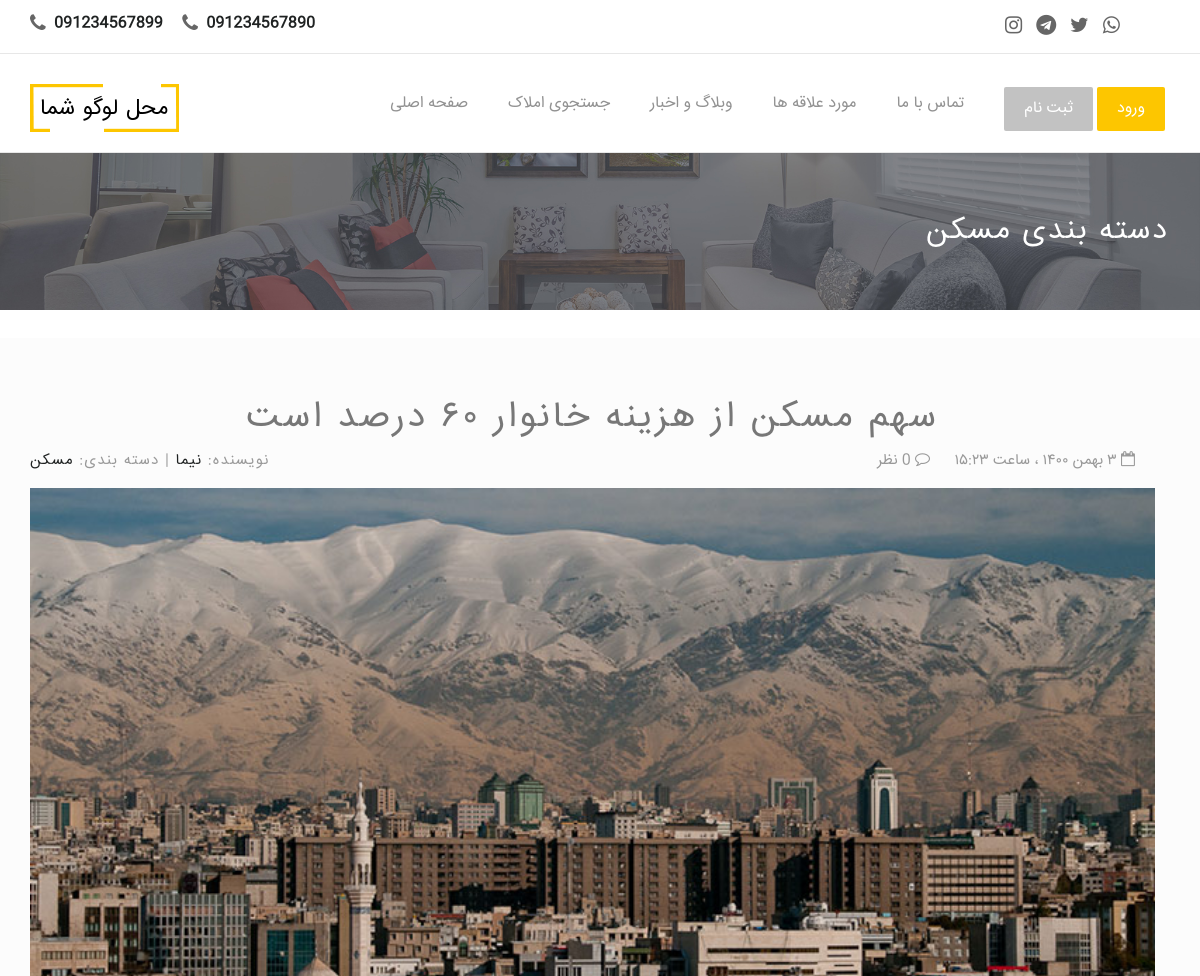
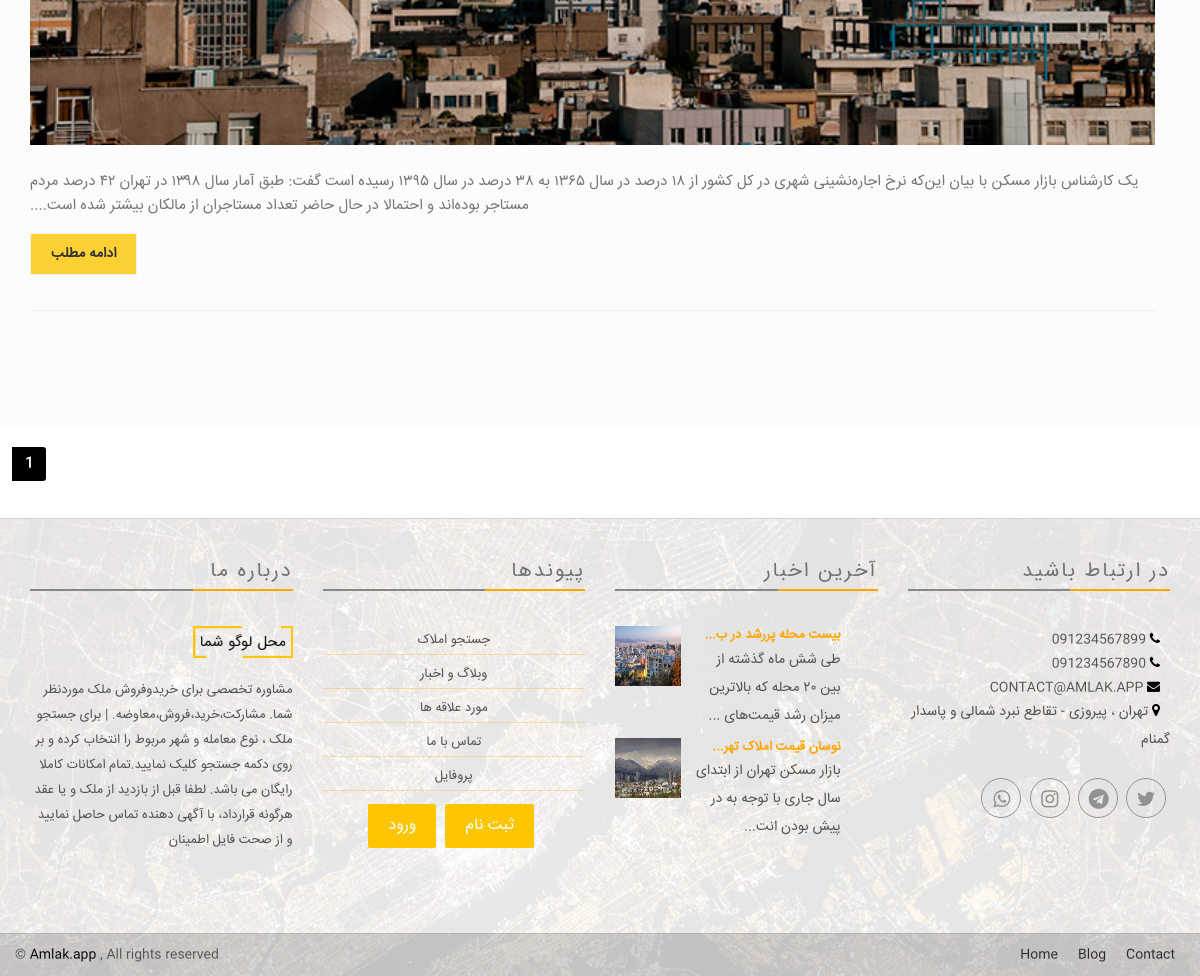
The app's page /blog/category/maskan/ with its own data (2 pictures, top to bottom).
### app/models.py (models this page shows, shortened)
class Settings(models.Model):
  title = models.CharField(max_length=100, verbose_name = "عنوان")
  title_below = models.CharField(max_length=300 , null=True, blank=True , verbose_name = "متن زیر عنوان")
  introduction_text = models.TextField(max_length=2000 , null=True, blank=True , verbose_name = "متن معرفی" )
  contact_page_text = models.TextField(max_length=2000 , null=True, blank=True , verbose_name = "متن صفحه تماس با ما")
  experts_number = models.IntegerField(default='1', verbose_name = "تعداد کارشناسان")
  email = models.EmailField(max_length=200 , null=True , blank=True , verbose_name = "ایمیل")
  address = models.CharField(max_length=300 , null=True , blank=True , verbose_name = "آدرس")
  phone1 = models.CharField(max_length=20 , null=True , blank=True , verbose_name = "تلفن ۱")
  phone2 = models.CharField(max_length=20 , null=True , blank=True , verbose_name = "تلفن ۲")
  whatsapp_number = models.CharField(max_length=20 , null=True , blank=True , verbose_name = "شماره واتساپ")
  instagram = models.URLField(max_length=500, null=True, blank=True, verbose_name = "لینک اینستاگرام")
  telegram = models.URLField(max_length=500, null=True, blank=True, verbose_name = "لینک تلگرام")
  twitter = models.URLField(max_length=500, null=True, blank=True, verbose_name = "لینک توییتر")
  whatsapp = models.URLField(max_length=500, null=True, blank=True, verbose_name = "لینک واتس اپ")
  lat_long = models.CharField(max_length=50 , null=True , blank=True , verbose_name = "lat & long")
  logo = models.ImageField(default='logo.png', upload_to='logo', null=True, blank=True, verbose_name = "لوگو")
  header_image = models.ImageField(default='header.png', upload_to='header', null=True, blank=True, verbose_name = "تصویر سربرگ (header)")
  class Meta:
      verbose_name = "تنظیمات"
      verbose_name_plural = "تنظیمات"

### blogApp/models.py (models this page shows, shortened)
class Categories(models.Model):
    categoryname = models.CharField(max_length=255)
    slug = models.CharField(max_length=255, verbose_name="نشانی پیوند (link)")
    def __str__(self):
        return self.categoryname
    class Meta:
      verbose_name = "دسته بندی"
      verbose_name_plural = "دسته بندی ها"

class Post(models.Model):
    title = models.CharField(max_length=255, verbose_name="عنوان")
    slug = models.SlugField(max_length=255, null=True, blank=True, verbose_name="نشانی پیوند (link)")
    author = models.ForeignKey(User, on_delete=models.CASCADE, verbose_name="نویسنده")
    img = models.ImageField(upload_to='blog', null=True, verbose_name="تصویر")
    body = RichTextField(blank=False, null=True, verbose_name="متن")
    comments = models.ManyToManyField(PostComment, blank=True, verbose_name="نظرات")
    post_date = models.DateTimeField(auto_now_add=True)
    category = models.ForeignKey(Categories, null=True, on_delete=models.PROTECT, related_name='category_set', verbose_name="دسته بندی")
    def j_post_date(self):
        return jalali_converter(self.post_date)
    class Meta:
      verbose_name = "پست"
      verbose_name_plural = "پست ها"

### blogApp/views.py (the view)
# urls.py: path('category/<slug>/', views.CategoryView, name="category"),
def CategoryView(request, slug):
    category = get_object_or_404(models.Categories, slug=slug)
    if Categories.objects.filter(slug=slug).exists():
        category_posts = Post.objects.filter(category=category).order_by('-post_date')
        cat_list = Categories.objects.all()
        latestpost_list = Post.objects.all().order_by('-post_date')[:3]
        paginator = Paginator(category_posts, 2)
        page = request.GET.get('page')
        category_posts = paginator.get_page(page)
        return render(request, 'category_list.html', {'cats':category, 'category_posts':category_posts, 'cat_list': cat_list, 'latestpost_list':latestpost_list})
    else:
        raise Http404

### templates/category_list.html (shortened to what this page needs)
{% extends 'base.html' %}
{% block content %}
<div style="background:#494C53 url({{ settings.header_image.url }}) no-repeat scroll center top / cover; color:#FFF; position: relative; min-height: 140px; ">
    <div class="container">
        <div class="row" dir="rtl" align="right">
            <div class="page-head-content">
                <h1 class="page-title"> دسته بندی {{cats}}  </h1>
            </div>
        </div>
    </div>
</div>
<br>
<div class="content-area blog-page padding-top-40" style="background-color: #FCFCFC; padding-bottom: 55px;">
    <div class="container">
        <div class="row">
            <div class="blog-lst col-md-12 pl0">
               {% for post in category_posts %}
                <section class="post">
                    <div class="text-center padding-b-50">
                        <h2 class="wow fadeInLeft animated" dir="rtl"> {{post.title}} </h2>
                    </div>
                    <div class="row">
                        <div class="col-sm-6">
                            <p class="author-category">
                                نویسنده:  <a href="#"> {{post.author.first_name}} </a> |
                                دسته بندی:  <a href="#"> {{post.category}} </a>
                            </p>
                        </div>
                        <div class="col-sm-6 right">
                            <p class="date-comments" dir="rtl">
                                <a href="#"><i class="fa fa-calendar-o"></i> {{post.j_post_date }} </a>
                                <a href="#"><i class="fa fa-comment-o"></i> {{ post.comments.all.count }} نظر</a>
                            </p>
                        </div>
                    </div>
                    <div class="image wow fadeInLeft animated">
                        <a href="single.html">
                            <img src="{{post.img.url}}" class="img-responsive" alt="Example blog post alt">
                        </a>
                    </div>
                    <div dir="rtl" align="right">
                      <p class="intro"> {{post.body | slice:':250' | safe}}... </p>
                    </div>
                    <p dir="rtl" align="left">
                        <a href="{% url 'blog-detail' post.slug %}" class="btn btn-default btn-border"> ادامه مطلب </a>
                    </p>
                    <hr>
                </section>
               {% endfor %}
            </div>
        </div>
    </div>
</div>
<nav aria-label="...">
  <ul class="pagination">
    {% for num in category_posts.paginator.page_range %}
      {% if num == category_posts.number %}
        <li class="page-item active"><a class="page-link" style="color:#ffffff; background-color: black; border-color: black;" href="?page={{num}}">{{num}}</a></li>
      {% elif num > category_posts.number|add:'-2' and num < category_posts.number|add:'2' %}
        <li class="page-item"><a class="page-link" style="color:black" href="?page={{num}}">{{num}}</a></li>
      {% endif %}
    {% endfor %}
  </ul>
</nav>
{% endblock %}

### templates/base.html (shortened to what this page needs)
{% load static %}
{% load bootstrap %}
<!DOCTYPE html>
<html class="no-js">
<head>
  <link rel="stylesheet" href="{% static 'assets/css/normalize.css' %}">
  <link rel="stylesheet" href="{% static 'assets/css/font-awesome.min.css' %}">
  <link rel="stylesheet" href="{% static 'assets/css/fontello.css">
  <link href="{% static 'assets/fonts/icon-7-stroke/css/pe-icon-7-stroke.css' %}" rel="stylesheet">
  <link href="{% static 'assets/fonts/icon-7-stroke/css/helper.css' %}" rel="stylesheet">
  <link href="{% static 'assets/css/animate.css' %}" rel="stylesheet" media="screen">
  <link rel="stylesheet" href="{% static 'assets/css/bootstrap-select.min.css' %}">
  <link rel="stylesheet" href="{% static 'bootstrap/css/bootstrap.min.css' %}">
  <link rel="stylesheet" href="{% static 'assets/css/icheck.min_all.css' %}">
  <link rel="stylesheet" href="{% static 'assets/css/price-range.css' %}">
  <link rel="stylesheet" href="{% static 'assets/css/owl.carousel.css' %}">
  <link rel="stylesheet" href="{% static 'assets/css/owl.theme.css' %}">
  <link rel="stylesheet" href="{% static 'assets/css/owl.transitions.css' %}">
  <link rel="stylesheet" href="{% static 'assets/css/style.css' %}">
  <link rel="stylesheet" href="{% static 'assets/css/responsive.css' %}">
  <link rel="stylesheet" href="https://cdnjs.cloudflare.com/ajax/libs/font-awesome/4.7.0/css/font-awesome.min.css">
</head>
<body>
  <div class="header-connect">
  		<div class="container">
  				<div class="row">
  						<div class="col-md-5 col-sm-8  col-xs-12">
  								<div class="header-half header-call">
  										<p>
  												<span> <i class="fa fa-phone"></i> <a href="tel:{{ settings.phone1 }}"> {{ settings.phone1 }} </a> </span>
                          <span> <i class="fa fa-phone"></i> <a href="tel:{{ settings.phone2 }}"> {{ settings.phone2 }} </a> </span>
  										</p>
  								</div>
  						</div>
  						<div class="col-md-2 col-md-offset-5  col-sm-3 col-sm-offset-1  col-xs-12">
  								<div class="header-half header-social">
  										<ul class="list-inline">
                          <li><a href="{{ settings.instagram }}"><i class="fa fa-instagram" style="font-size:20px"></i></a></li>
                          <li><a href="{{ settings.telegram }}"><i class="fa fa-telegram" style="font-size:20px"></i></a></li>
  												<li><a href="{{ settings.twitter }}"><i class="fa fa-twitter" style="font-size:20px"></i></a></li>
  												<li><a href="{{ settings.whatsapp }}"><i class="fa fa-whatsapp" style="font-size:20px"></i></a></li>
  										</ul>
  								</div>
  						</div>
  				</div>
  		</div>
  </div>
  <nav class="navbar navbar-default ">
  		<div class="container">
  				<div class="navbar-header">
  						<a class="navbar-brand" href="{% url 'app:home' %}"><img src="{{ settings.logo.url }}" style="max-height:50px;" alt="{{ settings.title }}"></a>
  				</div>
  				<div class="collapse navbar-collapse yamm" id="navigation">
  						<div class="button navbar-right">
                {% if user.is_authenticated %}
                <button class="navbar-btn nav-button wow fadeInRight" onclick=" window.location.replace('{% url 'logout' %}')" data-wow-delay="0.5s"> خروج </button>
                <button class="navbar-btn nav-button wow fadeInRight login" onclick=" window.location.replace('{% url 'app:profile' %}')" data-wow-delay="0.5s"> پروفایل </button>
                {% else %}
                <button class="navbar-btn nav-button wow bounceInRight" onclick="window.location.replace('{% url 'register' %}')" data-wow-delay="0.4s"> ثبت نام </button>
                <button class="navbar-btn nav-button wow fadeInRight login" onclick=" window.location.replace('{% url 'login' %}')" data-wow-delay="0.5s"> ورود </button>
                {% endif %}
  						</div>
  						<ul class="main-nav nav navbar-nav navbar-right">
  								<li class="wow fadeInDown" data-wow-delay="0.1s"><a class="" href="{% url 'app:home' %}"> صفحه اصلی </a> </li>
  								<li class="wow fadeInDown" data-wow-delay="0.1s"><a class="" href="{% url 'app:items' %}"> جستجوی املاک </a></li>
  								<li class="wow fadeInDown" data-wow-delay="0.1s"><a class="" href="/blog"> وبلاگ و اخبار  </a></li>
  								<li class="wow fadeInDown" data-wow-delay="0.1s"><a class="" href="{% url 'app:favs' %}"> مورد علاقه ها  </a></li>
  								<li class="wow fadeInDown" data-wow-delay="0.4s"><a href="{% url 'app:contact' %}"> تماس با ما </a></li>
  						</ul>
  				</div>
  		</div>
  </nav>
{% block content %}{% endblock content %}
    <div class="footer-area">
    		<div class=" footer">
    				<div class="container">
    						<div class="row" align="right">
    								<div class="col-md-3 col-sm-6 wow fadeInRight animated">
    										<div class="single-footer">
    												<h4> درباره ما </h4>
    												<div class="footer-title-line"></div>
    												<img src="{{ settings.logo.url }}" alt="{{ settings.title }}" class="wow pulse" data-wow-delay="1s">
    												<p dir="rtl"> {{ settings.title_below }} </p>
    										</div>
    								</div>
    								<div class="col-md-3 col-sm-6 wow fadeInRight animated">
    										<div class="single-footer">
    												<h4> پیوندها  </h4>
    												<div class="footer-title-line"></div>
    												<ul class="footer-menu" dir="rtl" align="center">
    														<li><a href="{% url 'app:items' %}"> جستجو املاک </a></li>
    														<li><a href="/blog"> وبلاگ و اخبار </a></li>
    														<li><a href="{% url 'app:favs' %}"> مورد علاقه ها </a></li>
    														<li><a href="{% url 'app:contact' %}">  تماس با ما  </a></li>
    														<li><a href="{% url 'app:profile' %}"> پروفایل </a>  </li>
                                <button class="navbar-btn nav-button wow bounceInRight login" onclick="window.location.replace('{% url 'register' %}')" data-wow-delay="0.4s"> ثبت نام </button>
                                <button class="navbar-btn nav-button wow fadeInRight login" onclick=" window.location.replace('{% url 'login' %}')" data-wow-delay="0.5s"> ورود </button>
    												</ul>
    										</div>
    								</div>
    								<div class="col-md-3 col-sm-6 wow fadeInRight animated">
    										<div class="single-footer">
    												<h4> آخرین اخبار </h4>
    												<div class="footer-title-line"></div>
    												<ul class="footer-blog">
                            {% for post in footer_latestpost_list %}
    														<li dir="rtl">
    																<div class="col-md-3 blg-thumb p0">
    																		<a href="{% url 'blog-detail' post.slug %}"> <img src="{{post.img.url}}"> </a>
    																</div>
    																<div class="col-md-8  col-sm-8 col-xs-8  blg-entry">
    																		<h6> <a href="{% url 'blog-detail' post.slug %}"> {{ post.title | slice:':20' | safe}}... </a></h6>
    																		{{post.body | slice:':65' | safe}}...
    																</div>
    														</li> <br>
                            {% endfor %}
    												</ul>
    										</div>
    								</div>
    								<div class="col-md-3 col-sm-6 wow fadeInRight animated">
    										<div class="single-footer news-letter">
    												<h4> در ارتباط باشید </h4>
    												<div class="footer-title-line"></div>
                            <ul class="footer-adress" dir="rtl">
                                <li> <a href="tel:{{ settings.phone1 }}"> <i class="fa fa-phone"></i> {{ settings.phone1 }} </a> </li>
                                <li> <a href="tel:{{ settings.phone2 }}"> <i class="fa fa-phone"></i> {{ settings.phone2 }} </a> </li>
                                <li> <a href="mailto:{{ settings.email }}"> <i class="fa fa-envelope"> </i> {{ settings.email }} </a> </li>
                                <li> <i class="fa fa-map-marker"> </i> {{ settings.address }} </li>
                            </ul>
                            <br>
    												<div class="social pull-right">
    														<ul>
    																<li><a class="wow fadeInUp animated" href="{{ settings.whatsapp }}"><i class="fa fa-whatsapp"></i></a></li>
    																<li><a class="wow fadeInUp animated" href="{{ settings.instagram }}" data-wow-delay="0.3s"><i class="fa fa-instagram"></i></a></li>
    																<li><a class="wow fadeInUp animated" href="{{ settings.telegram }}" data-wow-delay="0.4s"><i class="fa fa-telegram"></i></a></li>
    																<li><a class="wow fadeInUp animated" href="{{ settings.twitter }}" data-wow-delay="0.5s"><i class="fa fa-twitter"></i></a></li>
    														</ul>
    												</div>
    										</div>
    								</div>
    						</div>
    				</div>
    		</div>
    		<div class="footer-copy text-center">
    				<div class="container">
    						<div class="row">
    								<div class="pull-left">
    										<span> &#169; <a href="https://www.Amlak.app">Amlak.app</a> , All rights reserved </span>
    								</div>
    								<div class="bottom-menu pull-right">
    										<ul>
    												<li><a class="wow fadeInUp animated" href="{% url 'app:home' %}" data-wow-delay="0.2s">Home</a></li>
    												<li><a class="wow fadeInUp animated" href="/blog" data-wow-delay="0.4s">Blog</a></li>
    												<li><a class="wow fadeInUp animated" href="{% url 'app:contact' %}" data-wow-delay="0.6s">Contact</a></li>
    										</ul>
    								</div>
    						</div>
    				</div>
    		</div>
    </div>
</body>
</html>

### records on screen
Settings: phone1 "091234567899", phone2 "091234567890", logo (picture), header_image (picture), title_below "مشاوره تخصصی برای خریدوفروش ملک موردنظر شما. مشارکت،خرید،فروش،معاوضه. | برای جستجو ملک ، نوع معامله و شهر مربوط را انتخاب کرده و بر روی دکمه جستجو کلیک نمایید.تمام امکانات کاملا رایگان می باشد. لطفا قبل از بازدید از ملک و یا عقد هرگونه قرارداد، با آگهی دهنده تماس حاصل نمایید و از صحت فایل اطمینان", email "CONTACT@AMLAK.APP", address "تهران ، پیروزی - تقاطع نبرد شمالی و پاسدار گمنام"
Categories: categoryname "مسکن"
Post: title "سهم مسکن از هزینه خانوار ۶۰ درصد است", author.first_name "نیما", category "مسکن", img (picture), body "یک کارشناس بازار مسکن با بیان این‌که نرخ اجاره‌نشینی شهری در کل کشور از ۱۸ درصد در سال ۱۳۶۵ به ۳۸ درصد در سال ۱۳۹۵ رسیده است گفت: طبق آمار سال ۱۳۹۸ در تهران ۴۲ درصد مردم مستاجر بوده‌اند و احتمالا در حال حاضر تعداد مستاجران از مالکان بیشتر شده است."
Post: img (picture), title "بیست محله پررشد در ب", body "طی شش ماه گذشته از بین ۲۰ محله که بالاترین میزان رشد قیمت‌های"
Post: img (picture), title "نوسان قیمت املاک تهر", body "بازار مسکن تهران از ابتدای سال جاری با توجه به در پیش بودن انت"

### other values on screen
{{ num }} "1"
